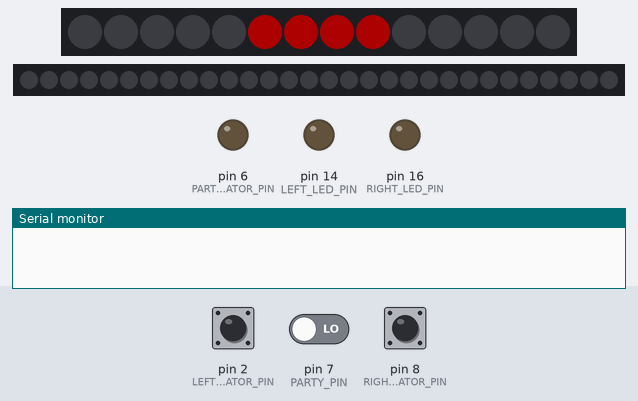
The program below on a simulated SparkFun Pro Micro, built with avr-gcc and run on an emulated ATmega32U4. Parts: 14 RGB LEDs in strip order, left to right, 30 RGB LEDs in strip order, left to right, output pins drawn as LEDs (lit = HIGH), the last lines printed to the serial monitor. Dashed ring = blinking. Inputs (shaded band) come from the test bench; at power-on: pin 7 (PARTY_PIN) LOW, pin 2 (LEFT_INDICATOR_PIN) LOW, pin 8 (RIGHT_INDICATOR_PIN) LOW. Dim RGB values are drawn brighter than linear.

Above: at 1.2 s.
1.3 s: pin 7 (PARTY_PIN) driven HIGH
At 1.66 s:
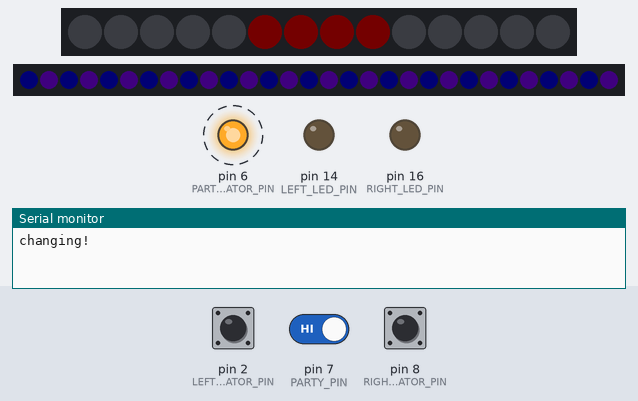
3.9 s: pin 2 (LEFT_INDICATOR_PIN) pulled HIGH for 0.15 s
At 4.06 s:
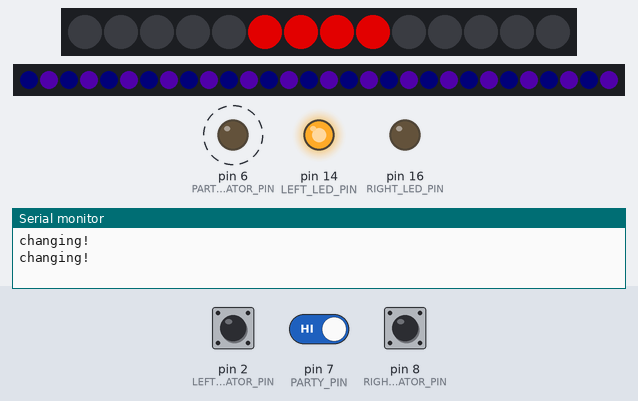
4.6 s: pin 8 (RIGHT_INDICATOR_PIN) pulled HIGH for 0.15 s
At 4.66 s:
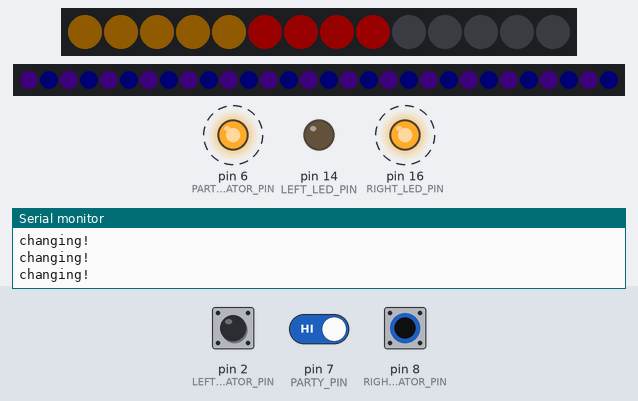
5.3 s: pin 2 (LEFT_INDICATOR_PIN) pulled HIGH for 1 s
At 5.57 s:
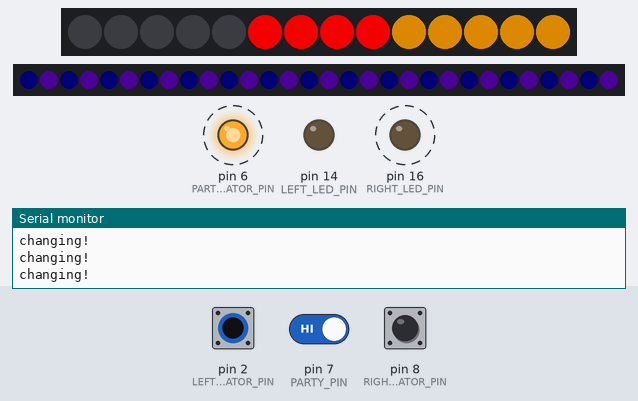
6.9 s: pin 2 (LEFT_INDICATOR_PIN) pulled HIGH for 0.15 s
At 7.07 s:
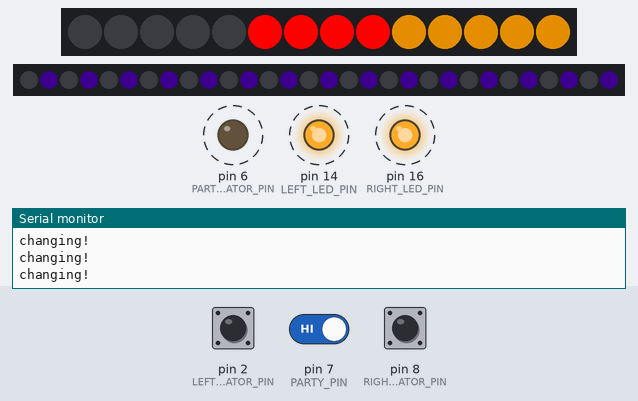
7.6 s: pin 8 (RIGHT_INDICATOR_PIN) pulled HIGH for 1 s
At 7.67 s:
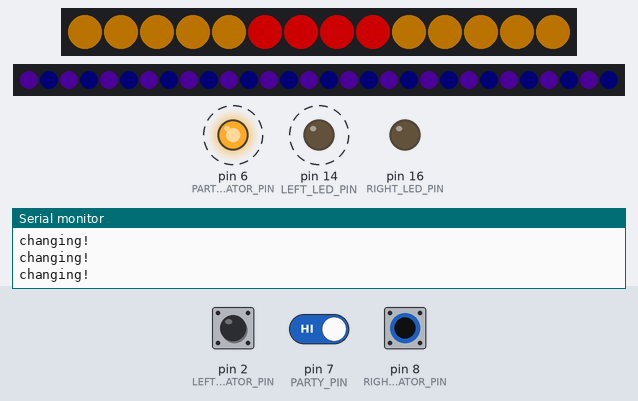
Timing chart, 0 to 14.4 s (numbered marks = the images above; inputs shaded):
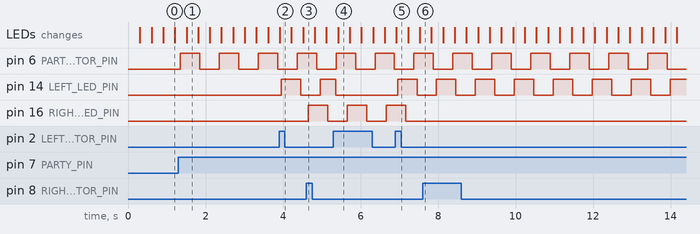

Measured:
- after the input at 1.3 s, pin 6 (PARTY_LED_INDICATOR_PIN): alternates HIGH for 0.50 s and LOW for 0.50 s, starting after 0.05 s; the LEDs: change after 0.21 s (image 1)
- after the input at 3.9 s, pin 14 (LEFT_LED_PIN): LOW → HIGH after 0.06 s, → LOW 0.50 s later
- after the input at 4.6 s, pin 16 (RIGHT_LED_PIN): LOW → HIGH after 0.05 s, → LOW 0.50 s later
- after the input at 5.3 s, the LEDs: change after 0.12 s (image 4)
- after the input at 6.9 s, pin 14 (LEFT_LED_PIN): LOW → HIGH after 0.06 s, → LOW 0.50 s later
- after the input at 7.6 s, pin 16 (RIGHT_LED_PIN): stops changing and stays LOW

The program:

main.cpp
```cpp
#include <Arduino.h>
#include "FastLED.h"

// PWM led pins
const int PARTY_LED_PIN = 5;
const int BACK_LED_PIN = 10;

const int NUM_LED_LEFT = 5;
const int NUM_LED_BACK = 4;
const int NUM_LED_RIGHT = 5;
const int TOT_NUM_LED_BACK = NUM_LED_BACK + NUM_LED_LEFT + NUM_LED_RIGHT;

CRGB backLeds[TOT_NUM_LED_BACK];
// TODO - this could change depending on the order
CRGB *left = backLeds;
CRGB *back = left + NUM_LED_LEFT;
CRGB *right = back + NUM_LED_BACK;

const int NUM_LED_PARTY = 30;

CRGB partyLeds[NUM_LED_PARTY];

const int LEFT_INDICATOR_PIN = 2;
const int RIGHT_INDICATOR_PIN = 8;
const int PARTY_PIN = 7;

void setLeds(CRGB* leds, int num, CRGB color){
  for (int i = 0; i < num; i++){
    leds[i] = color;
  }
}

typedef void (*callback)(void);
typedef void (*updateFunk)(void);
// TODO - maybe - make it so update funks are called automatically

class Button
{
private:
  unsigned long lastDebounceTime = 0;
  unsigned long debounceDelay;
  int lastButtonState = LOW;
  int buttonState = LOW;
  int pin;
  callback onClick = NULL;
public:
  Button(int pin, unsigned long debounceDelay = 50);
  void Update();
  void AttachClick(callback onClick);
};

Button::Button(int pin, unsigned long debounceDelay = 50)
{
  this->pin = pin;
  this->debounceDelay = debounceDelay;
  pinMode(pin, INPUT);
}

void Button::AttachClick(callback onClick) {
  this->onClick = onClick;
}

void Button::Update()
{
  int reading = digitalRead(this->pin);

  if (reading != this->lastButtonState) {
    this->lastDebounceTime = millis();
  }

  if ((millis() - this->lastDebounceTime) > this->debounceDelay) {
    if(reading != this->buttonState) {
      this->buttonState = reading;

    // TODO - this is where callbacks would go
      if(this->buttonState == HIGH){
        if (this->onClick != NULL) {
          this->onClick();
        }
      }
    }


  }

  this->lastButtonState = reading;
}

Button leftButton(LEFT_INDICATOR_PIN);
Button rightButton(RIGHT_INDICATOR_PIN);
Button partyButton(PARTY_PIN);

class LedFlasher {
private:
  int ledPin;
  bool flashing = false;
  unsigned long flashDelay = 500;
  int currentState = LOW;
  unsigned long lastTick = 0;
public:
  LedFlasher(int pin, unsigned long flashDelay = 500);
  void turnOn();
  void turnOff();
  void change(bool on);
  int getState();
  void update();
};

LedFlasher::LedFlasher(int pin, unsigned long flashDelay = 500){
  this->ledPin = pin;
  this->flashDelay = flashDelay;
  pinMode(pin, OUTPUT);
}

void LedFlasher::turnOn() {
  this->lastTick = millis();
  this->flashing = true;
  this->currentState = HIGH;
  digitalWrite(this->ledPin, this->currentState);
}

void LedFlasher::turnOff() {
  this->lastTick = millis();
  this->flashing = false;
  this->currentState = LOW;
  digitalWrite(this->ledPin, this->currentState);
}

void LedFlasher::change(bool on) {
  if (on && !this->flashing) {
    this->turnOn();
  } else if (!on && this->flashing) {
    this->turnOff();
  }
}

int LedFlasher::getState() {
  return this->currentState;
}

void LedFlasher::update() {
  if (this->flashing){
    long int now = millis();
    if ((now - this->lastTick) > this->flashDelay) {
      this->currentState = this->currentState == HIGH ? LOW : HIGH;
      digitalWrite(this->ledPin, this->currentState);
      this->lastTick = now;
    }
  }
}

const int RIGHT_LED_PIN = 16;
const int LEFT_LED_PIN = 14;
const int PARTY_LED_INDICATOR_PIN = 6;

LedFlasher rightFlasher(RIGHT_LED_PIN);
LedFlasher leftFlasher(LEFT_LED_PIN);
LedFlasher partyFlasher(PARTY_LED_INDICATOR_PIN);

class FastLEDPulser
{
public:

  bool on = false;
  uint8_t period = 1;
  CRGB *leds;
  uint8_t num;
  CHSV baseColor;
  uint8_t clampUpper = 255;
  uint8_t clampLower = 0;


  FastLEDPulser(
    CRGB *leds,
    uint8_t num,
    CHSV baseColor,
    uint8_t period = 1
    );
  bool IsOn();
  void ToggleState();
  void TurnOn();
  void TurnOff();
  void Update();
  void Change(bool state);
};

FastLEDPulser::FastLEDPulser(CRGB *leds, uint8_t num, CHSV baseColor, uint8_t period = 1)
{
  this->leds = leds;
  this->num = num;
  this->period = period;
  this->baseColor = baseColor;
}

bool FastLEDPulser::IsOn() {
  return this->on;
}

void FastLEDPulser::ToggleState() {
  if (this->IsOn()) {
    this->TurnOff();
  } else {
    this->TurnOn();
  }
}

void FastLEDPulser::TurnOff() {
  this->on = false;
  setLeds(this->leds, this->num, CRGB::Black);
}

void FastLEDPulser::TurnOn() {
  this->on = true;
}

void FastLEDPulser::Update() {
  if (this->IsOn()) {
    uint8_t val = cubicwave8(millis() / this->period);
    CHSV color(this->baseColor.h, this->baseColor.s, val);
    setLeds(this->leds, this->num, color);
  }
}

void FastLEDPulser::Change(bool state) {
  if (state) {
    this->TurnOn();
  } else {
    this->TurnOff();
  }
}

FastLEDPulser backPulser(back, NUM_LED_BACK, CHSV(0, 255, 0), 2);
FastLEDPulser leftPulser(left, NUM_LED_LEFT, CHSV(40, 255, 0), 2);
FastLEDPulser rightPulser(right, NUM_LED_RIGHT, CHSV(40, 255, 0), 2);

// being lazy here, I know this is for the party lights
struct PartyState {
  uint8_t period = 3;
  bool on = false;
};

PartyState partyState;

void UpdateParty() {
  // DUAL PHASE
  if (partyState.on) {
      uint8_t val1 = cubicwave8(millis() / partyState.period);
      uint8_t val2 = cubicwave8((millis() + 122) / partyState.period);


      for (uint8_t i = 0; i < NUM_LED_PARTY; i++) {
        partyLeds[i] = CHSV(192, 255, i % 2 == 0 ? val1 : val2);
      }
    }
}

struct BikeState
{
  bool leftIndicating = false;
  bool rightIndicating = false;
  bool partying = false;

  // Changing indicates that the state machine should transition
  bool changing = false;
};

BikeState state;

int ticks = 0;
CHSV backColor = CHSV(0, 244, 244);

void leftIndicatorClick() {
  state.changing = true;
  state.leftIndicating = !state.leftIndicating;
}

void rightIndicatorClick() {
  state.changing = true;
  state.rightIndicating = !state.rightIndicating;
}

void partyIndicatorClick() {
  state.changing = true;
  // TODO - this should change the party mode
  state.partying = !state.partying;
}


void setup() {

  FastLED.addLeds<NEOPIXEL, BACK_LED_PIN>(backLeds, TOT_NUM_LED_BACK);
  FastLED.addLeds<NEOPIXEL, PARTY_LED_PIN>(partyLeds, NUM_LED_PARTY);

  // set the back leds to red
  backPulser.TurnOn();
  FastLED.show();

  // attach callbacks
  leftButton.AttachClick(leftIndicatorClick);
  rightButton.AttachClick(rightIndicatorClick);
  partyButton.AttachClick(partyIndicatorClick);
}

uint8_t fadeAmount = 5;
uint8_t brightness = 0;
void loop() {
  leftButton.Update();
  rightButton.Update();
  partyButton.Update();

  leftFlasher.update();
  rightFlasher.update();
  partyFlasher.update();

  backPulser.Update();
  leftPulser.Update();
  rightPulser.Update();

  UpdateParty();

  if (state.changing) {
    // we just do all the changes, slightly inefficient but whatevs

    Serial.println("changing!");

    leftFlasher.change(state.leftIndicating);
    rightFlasher.change(state.rightIndicating);
    partyFlasher.change(state.partying);

    leftPulser.Change(state.leftIndicating);
    rightPulser.Change(state.rightIndicating);

    partyState.on = state.partying;
    if (!state.partying) {
      setLeds(partyLeds, NUM_LED_PARTY, CRGB::Black);
    }

    state.changing = false;
  }

  FastLED.show();
}
```
